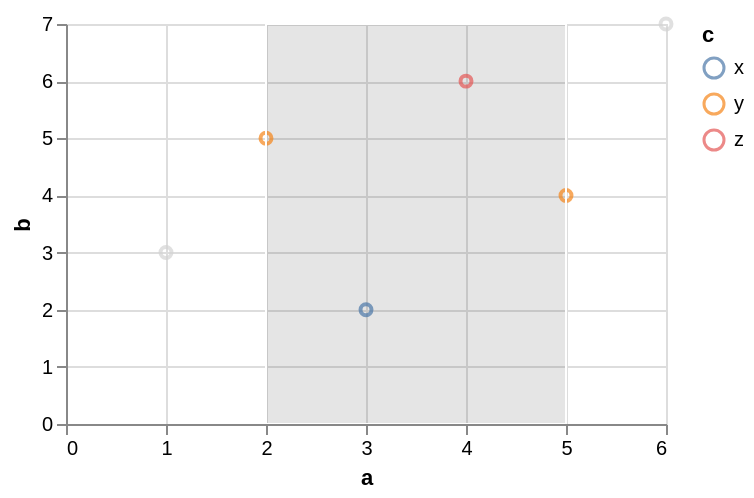

Vega-Lite specification for this chart:
### Vega-Lite specification from a JSON file in a GitHub repository (floating-point values rounded to 4 significant figures)
{"$schema": "https://vega.github.io/schema/vega-lite/v6.json", "data": {"values": [{"a": 1, "b": 3, "c": "x", "d": "2020-01-01"}, {"a": 2, "b": 5, "c": "y", "d": "2020-03-01"}, {"a": 3, "b": 2, "c": "x", "d": "2020-06-01"}, {"a": 4, "b": 6, "c": "z", "d": "2020-09-01"}, {"a": 5, "b": 4, "c": "y", "d": "2021-01-01"}, {"a": 6, "b": 7, "c": "z", "d": "2021-04-01"}]}, "width": 300, "height": 200, "params": [{"name": "brush", "select": {"type": "interval", "encodings": ["x"]}, "value": {"x": [2, 5]}}], "mark": "point", "encoding": {"x": {"field": "a", "type": "quantitative"}, "y": {"field": "b", "type": "quantitative"}, "color": {"condition": {"param": "brush", "field": "c", "type": "nominal"}, "value": "lightgray"}}}
